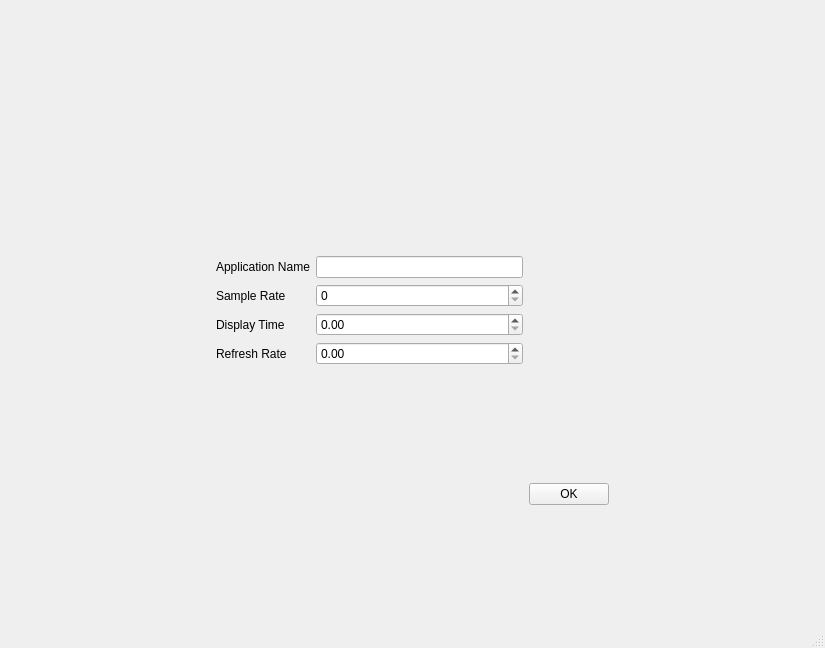
<?xml version="1.0" encoding="UTF-8"?>
<ui version="4.0" idbasedtr="false">
 <class>ConfigScene</class>
 <widget class="QMainWindow" name="ConfigScene">
  <property name="geometry">
   <rect>
    <x>0</x>
    <y>0</y>
    <width>825</width>
    <height>648</height>
   </rect>
  </property>
  <property name="windowTitle">
   <string>MainWindow</string>
  </property>
  <widget class="QWidget" name="centralwidget">
   <layout class="QGridLayout" name="gridLayout_2">
    <item row="0" column="0">
     <layout class="QGridLayout" name="gridLayout">
      <item row="0" column="2">
       <spacer name="verticalSpacer">
        <property name="orientation">
         <enum>Qt::Vertical</enum>
        </property>
        <property name="sizeHint" stdset="0">
         <size>
          <width>20</width>
          <height>40</height>
         </size>
        </property>
       </spacer>
      </item>
      <item row="7" column="1">
       <spacer name="verticalSpacer_3">
        <property name="orientation">
         <enum>Qt::Vertical</enum>
        </property>
        <property name="sizeHint" stdset="0">
         <size>
          <width>20</width>
          <height>40</height>
         </size>
        </property>
       </spacer>
      </item>
      <item row="2" column="1">
       <widget class="QLabel" name="applicationNameLabel">
        <property name="text">
         <string>Application Name</string>
        </property>
       </widget>
      </item>
      <item row="7" column="4">
       <spacer name="horizontalSpacer_3">
        <property name="orientation">
         <enum>Qt::Horizontal</enum>
        </property>
        <property name="sizeHint" stdset="0">
         <size>
          <width>40</width>
          <height>20</height>
         </size>
        </property>
       </spacer>
      </item>
      <item row="4" column="1">
       <widget class="QLabel" name="displayTimeLabel">
        <property name="text">
         <string>Display Time</string>
        </property>
       </widget>
      </item>
      <item row="2" column="0">
       <spacer name="horizontalSpacer_2">
        <property name="orientation">
         <enum>Qt::Horizontal</enum>
        </property>
        <property name="sizeHint" stdset="0">
         <size>
          <width>40</width>
          <height>20</height>
         </size>
        </property>
       </spacer>
      </item>
      <item row="7" column="3">
       <widget class="QPushButton" name="okButton">
        <property name="text">
         <string>OK</string>
        </property>
       </widget>
      </item>
      <item row="2" column="2">
       <widget class="QLineEdit" name="applicationNameLineEdit"/>
      </item>
      <item row="3" column="1">
       <widget class="QLabel" name="sampleRateLabel">
        <property name="text">
         <string>Sample Rate</string>
        </property>
       </widget>
      </item>
      <item row="4" column="2">
       <widget class="QDoubleSpinBox" name="displayTimeDoubleSpinBox"/>
      </item>
      <item row="6" column="1">
       <widget class="QLabel" name="refreshRateLabel">
        <property name="text">
         <string>Refresh Rate</string>
        </property>
       </widget>
      </item>
      <item row="6" column="2">
       <widget class="QDoubleSpinBox" name="refreshRateDoubleSpinBox"/>
      </item>
      <item row="3" column="2">
       <widget class="QSpinBox" name="sampleRateSpinBox">
        <property name="maximum">
         <number>51200</number>
        </property>
       </widget>
      </item>
     </layout>
    </item>
   </layout>
  </widget>
  <widget class="QMenuBar" name="menubar">
   <property name="geometry">
    <rect>
     <x>0</x>
     <y>0</y>
     <width>825</width>
     <height>25</height>
    </rect>
   </property>
  </widget>
  <widget class="QStatusBar" name="statusbar"/>
 </widget>
 <resources/>
 <connections/>
</ui>
